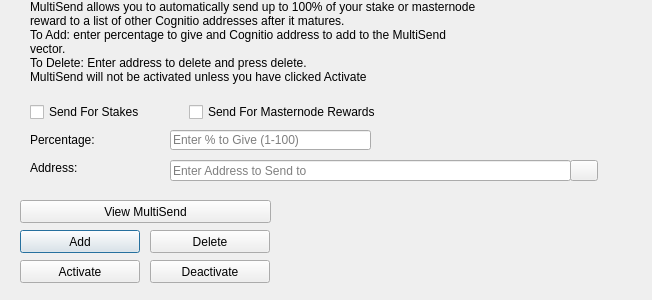
<?xml version="1.0" encoding="UTF-8"?>
<ui version="4.0">
 <class>MultiSendDialog</class>
 <widget class="QDialog" name="MultiSendDialog">
  <property name="windowModality">
   <enum>Qt::NonModal</enum>
  </property>
  <property name="geometry">
   <rect>
    <x>0</x>
    <y>0</y>
    <width>652</width>
    <height>300</height>
   </rect>
  </property>
  <property name="windowTitle">
   <string>MultiSend</string>
  </property>
  <widget class="QLineEdit" name="multiSendPercentEdit">
   <property name="geometry">
    <rect>
     <x>170</x>
     <y>130</y>
     <width>201</width>
     <height>20</height>
    </rect>
   </property>
   <property name="toolTip">
    <string>Enter whole numbers 1 - 100</string>
   </property>
   <property name="placeholderText">
    <string>Enter % to Give (1-100)</string>
   </property>
  </widget>
  <widget class="QLineEdit" name="multiSendAddressEdit">
   <property name="geometry">
    <rect>
     <x>170</x>
     <y>160</y>
     <width>401</width>
     <height>21</height>
    </rect>
   </property>
   <property name="toolTip">
    <string/>
   </property>
   <property name="placeholderText">
    <string>Enter Address to Send to</string>
   </property>
  </widget>
  <widget class="QLabel" name="label_2">
   <property name="geometry">
    <rect>
     <x>30</x>
     <y>0</y>
     <width>451</width>
     <height>121</height>
    </rect>
   </property>
   <property name="lineWidth">
    <number>1</number>
   </property>
   <property name="text">
    <string>MultiSend allows you to automatically send up to 100% of your stake or masternode reward to a list of other Cognitio addresses after it matures.
To Add: enter percentage to give and Cognitio address to add to the MultiSend vector.
To Delete: Enter address to delete and press delete.
MultiSend will not be activated unless you have clicked Activate</string>
   </property>
   <property name="alignment">
    <set>Qt::AlignLeading|Qt::AlignLeft|Qt::AlignTop</set>
   </property>
   <property name="wordWrap">
    <bool>true</bool>
   </property>
  </widget>
  <widget class="QLabel" name="message">
   <property name="geometry">
    <rect>
     <x>290</x>
     <y>200</y>
     <width>351</width>
     <height>91</height>
    </rect>
   </property>
   <property name="text">
    <string/>
   </property>
  </widget>
  <widget class="QPushButton" name="addButton">
   <property name="geometry">
    <rect>
     <x>20</x>
     <y>230</y>
     <width>120</width>
     <height>23</height>
    </rect>
   </property>
   <property name="toolTip">
    <string/>
   </property>
   <property name="statusTip">
    <string>Add to MultiSend Vector</string>
   </property>
   <property name="text">
    <string>Add</string>
   </property>
  </widget>
  <widget class="QPushButton" name="disableButton">
   <property name="geometry">
    <rect>
     <x>150</x>
     <y>260</y>
     <width>120</width>
     <height>23</height>
    </rect>
   </property>
   <property name="statusTip">
    <string>Deactivate MultiSend</string>
   </property>
   <property name="text">
    <string>Deactivate</string>
   </property>
  </widget>
  <widget class="QPushButton" name="addressBookButton">
   <property name="geometry">
    <rect>
     <x>570</x>
     <y>160</y>
     <width>28</width>
     <height>21</height>
    </rect>
   </property>
   <property name="toolTip">
    <string>Choose an address from the address book</string>
   </property>
   <property name="text">
    <string/>
   </property>
   <property name="icon">
    <iconset resource="../cognitio.qrc">
     <normaloff>:/icons/address-book</normaloff>:/icons/address-book</iconset>
   </property>
   <property name="shortcut">
    <string>Alt+A</string>
   </property>
   <property name="autoDefault">
    <bool>false</bool>
   </property>
  </widget>
  <widget class="QLabel" name="label">
   <property name="geometry">
    <rect>
     <x>30</x>
     <y>130</y>
     <width>121</width>
     <height>20</height>
    </rect>
   </property>
   <property name="toolTip">
    <string>Percentage of stake to send</string>
   </property>
   <property name="text">
    <string>Percentage:</string>
   </property>
  </widget>
  <widget class="QLabel" name="label_5">
   <property name="geometry">
    <rect>
     <x>30</x>
     <y>160</y>
     <width>111</width>
     <height>16</height>
    </rect>
   </property>
   <property name="toolTip">
    <string>Address to send portion of stake to</string>
   </property>
   <property name="text">
    <string>Address:</string>
   </property>
  </widget>
  <widget class="QPushButton" name="deleteButton">
   <property name="geometry">
    <rect>
     <x>150</x>
     <y>230</y>
     <width>120</width>
     <height>23</height>
    </rect>
   </property>
   <property name="toolTip">
    <string/>
   </property>
   <property name="statusTip">
    <string>Delete Address From MultiSend Vector</string>
   </property>
   <property name="text">
    <string>Delete</string>
   </property>
  </widget>
  <widget class="QPushButton" name="activateButton">
   <property name="geometry">
    <rect>
     <x>20</x>
     <y>260</y>
     <width>120</width>
     <height>23</height>
    </rect>
   </property>
   <property name="statusTip">
    <string>Activate MultiSend</string>
   </property>
   <property name="text">
    <string>Activate</string>
   </property>
  </widget>
  <widget class="QPushButton" name="viewButton">
   <property name="geometry">
    <rect>
     <x>20</x>
     <y>200</y>
     <width>251</width>
     <height>23</height>
    </rect>
   </property>
   <property name="toolTip">
    <string/>
   </property>
   <property name="statusTip">
    <string>View MultiSend Vector</string>
   </property>
   <property name="text">
    <string>View MultiSend</string>
   </property>
  </widget>
  <widget class="QWidget" name="horizontalLayoutWidget">
   <property name="geometry">
    <rect>
     <x>30</x>
     <y>100</y>
     <width>351</width>
     <height>24</height>
    </rect>
   </property>
   <layout class="QHBoxLayout" name="horizontalLayout">
    <item>
     <widget class="QCheckBox" name="multiSendStakeCheckBox">
      <property name="text">
       <string>Send For Stakes</string>
      </property>
     </widget>
    </item>
    <item>
     <widget class="QCheckBox" name="multiSendMasternodeCheckBox">
      <property name="text">
       <string>Send For Masternode Rewards</string>
      </property>
     </widget>
    </item>
   </layout>
  </widget>
 </widget>
 <resources>
  <include location="../cognitio.qrc"/>
 </resources>
 <connections/>
</ui>
